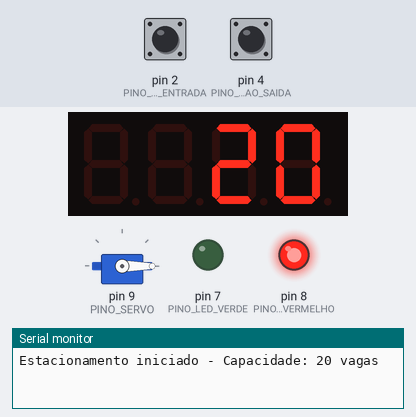
This sketch was run on a simulated Arduino Uno, built with avr-gcc and run on an emulated ATmega328P. Parts: servo, 4-digit seven-segment display, output pins drawn as LEDs (lit = HIGH), the last lines printed to the serial monitor. Inputs (shaded band) come from the test bench; at power-on: pin 2 (PINO_BOTAO_ENTRADA) HIGH, pin 4 (PINO_BOTAO_SAIDA) HIGH.

Above: at 2.2 s.
2.3 s: pin 2 (PINO_BOTAO_ENTRADA) pulled LOW for 0.15 s
At 2.8 s:
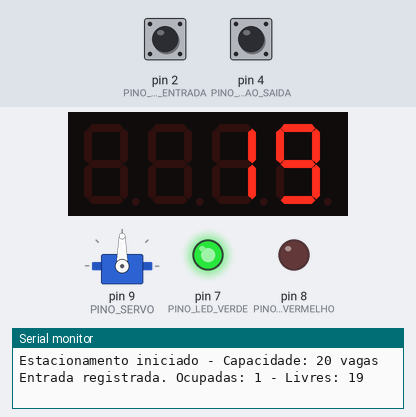
5.4 s: pin 4 (PINO_BOTAO_SAIDA) pulled LOW for 3.2 s
At 9.9 s:
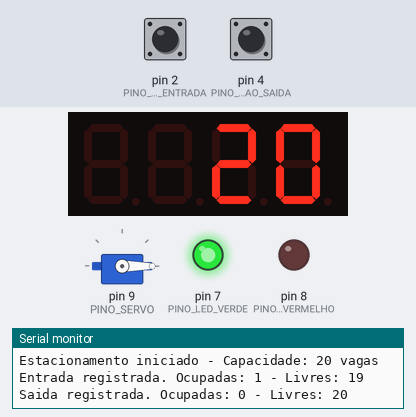
10.1 s: pin 2 (PINO_BOTAO_ENTRADA) pulled LOW for 1 s
At 13.9 s:
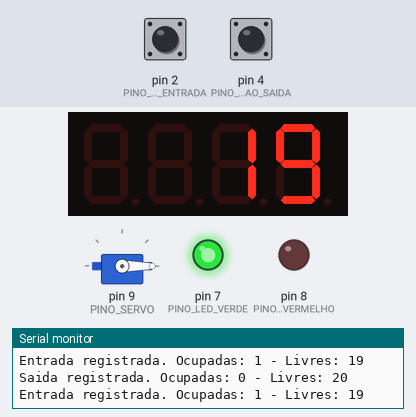
14.1 s: pin 4 (PINO_BOTAO_SAIDA) pulled LOW for 1 s
At 15.4 s:
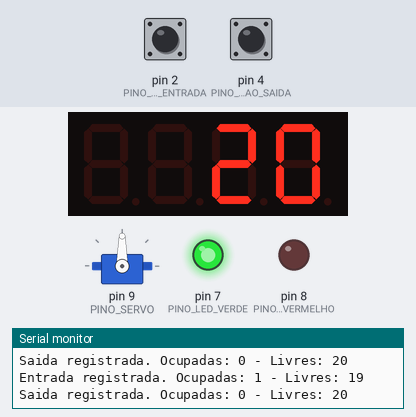
Timing chart, 0 to 20.0 s (numbered marks = the images above; inputs shaded):
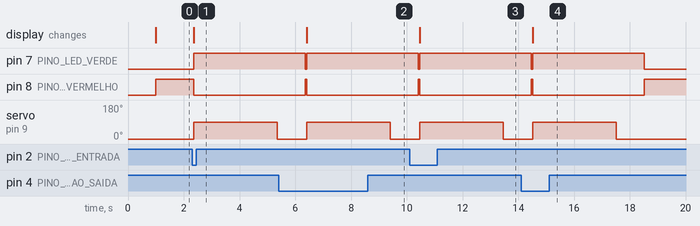

The sketch:

estacionamento_7seg.ino
```cpp
#include <Wire.h>
#include <Servo.h>
#include <Adafruit_LEDBackpack.h>

#define TOTAL_VAGAS 20

#define PINO_BOTAO_ENTRADA  2   // Botao de entrada
#define PINO_BOTAO_SAIDA    4   // Botao de saida
#define PINO_LED_VERDE      7   // Led verde
#define PINO_LED_VERMELHO   8   // Led vermelho
#define PINO_SERVO          9   // Servo motor

Adafruit_7segment display = Adafruit_7segment();
Servo cancela;

int vagasOcupadas = 0;

bool estadoAnteriorEntrada = HIGH;
bool estadoAnteriorSaida = HIGH;

void setup() {
  Serial.begin(9600);

  pinMode(PINO_BOTAO_ENTRADA, INPUT_PULLUP);
  pinMode(PINO_BOTAO_SAIDA, INPUT_PULLUP);
  pinMode(PINO_LED_VERDE, OUTPUT);
  pinMode(PINO_LED_VERMELHO, OUTPUT);

  cancela.attach(PINO_SERVO);
  cancela.write(0);

  delay(1000);

  display.begin(0x70);
  atualizarDisplay();

  digitalWrite(PINO_LED_VERDE, LOW);
  digitalWrite(PINO_LED_VERMELHO, HIGH);

  estadoAnteriorEntrada = digitalRead(PINO_BOTAO_ENTRADA);
  estadoAnteriorSaida   = digitalRead(PINO_BOTAO_SAIDA);

  Serial.println("Estacionamento iniciado - Capacidade: 20 vagas");
}

void loop() {
  // Estado atual dos botoes
  bool estadoAtualEntrada = digitalRead(PINO_BOTAO_ENTRADA);
  bool estadoAtualSaida   = digitalRead(PINO_BOTAO_SAIDA);

  // Entrada
  if (estadoAtualEntrada == LOW && estadoAnteriorEntrada == HIGH) {
    delay(50);

    if (digitalRead(PINO_BOTAO_ENTRADA) == LOW) {
      if (vagasOcupadas < TOTAL_VAGAS) {
        vagasOcupadas++;
        atualizarDisplay();

        Serial.print("Entrada registrada. Ocupadas: ");
        Serial.print(vagasOcupadas);
        Serial.print(" - Livres: ");
        Serial.println(TOTAL_VAGAS - vagasOcupadas);

        abrirCancela();
      } else {
        Serial.println("Estacionamento lotado. Entrada bloqueada.");
        piscarVermelhoLotado();
      }
    }
  }

  // Saida
  if (estadoAtualSaida == LOW && estadoAnteriorSaida == HIGH) {
    delay(50);

    if (digitalRead(PINO_BOTAO_SAIDA) == LOW) {
      if (vagasOcupadas > 0) {
        vagasOcupadas--;
        atualizarDisplay();

        Serial.print("Saida registrada. Ocupadas: ");
        Serial.print(vagasOcupadas);
        Serial.print(" - Livres: ");
        Serial.println(TOTAL_VAGAS - vagasOcupadas);

        abrirCancela();
      } else {
        Serial.println("Estacionamento ja vazio.");
      }
    }
  }

  estadoAnteriorEntrada = estadoAtualEntrada;
  estadoAnteriorSaida   = estadoAtualSaida;
}

void abrirCancela() {
  digitalWrite(PINO_LED_VERMELHO, LOW);
  digitalWrite(PINO_LED_VERDE, HIGH);

  cancela.write(90);
  delay(3000);

  cancela.write(0);
  delay(1000);

  digitalWrite(PINO_LED_VERDE, LOW);
  digitalWrite(PINO_LED_VERMELHO, HIGH);
}

void piscarVermelhoLotado() {
  for (int i = 0; i < 3; i++) {
    digitalWrite(PINO_LED_VERMELHO, LOW);
    delay(200);
    digitalWrite(PINO_LED_VERMELHO, HIGH);
    delay(200);
  }
}

void atualizarDisplay() {
  display.print(TOTAL_VAGAS - vagasOcupadas, DEC);
  display.writeDisplay();
}
```

Measured:
- after the input at 2.3 s, pin 7 (PINO_LED_VERDE): LOW → HIGH after 0.05 s; pin 8 (PINO_LED_VERMELHO): HIGH → LOW after 0.05 s; servo on pin 9 (PINO_SERVO): 0° → 90° after 0.05 s, → 0° 3.0 s later; the display: changes after 0.05 s (image 1)
- after the input at 5.4 s, servo on pin 9 (PINO_SERVO): 0° → 90° after 1.0 s, → 0° 3.0 s later; the display: changes after 1.0 s (image 2)
- after the input at 10.1 s, servo on pin 9 (PINO_SERVO): 0° → 90° after 0.36 s, → 0° 3.0 s later; the display: changes after 0.36 s (image 3)
- after the input at 14.1 s, servo on pin 9 (PINO_SERVO): 0° → 90° after 0.41 s, → 0° 3.0 s later; the display: changes after 0.41 s (image 4)
